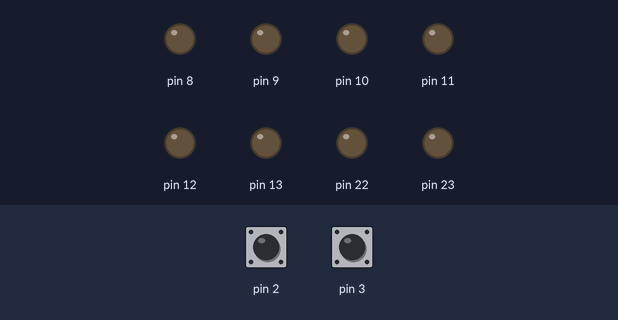
A sketch run on a simulated Arduino Uno, built with avr-gcc and run on an emulated ATmega328P. On the bench: output pins drawn as LEDs (lit = HIGH). The test bench sets the inputs (shaded band); at power-on: pin 2 HIGH, pin 3 HIGH.

Above: at 1.2 s.
1.3 s: pin 2 pulled LOW for 0.15 s
At 2.0 s:
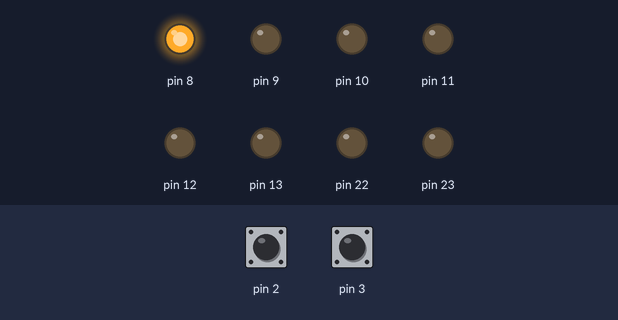
2.9 s: pin 2 pulled LOW for 1 s
At 3.3 s:
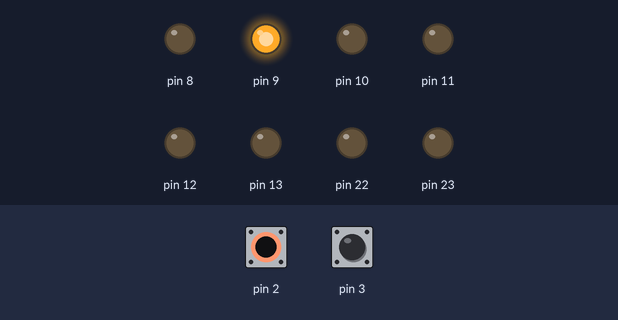
5.4 s: pin 2 pulled LOW for 0.15 s
At 6.4 s:
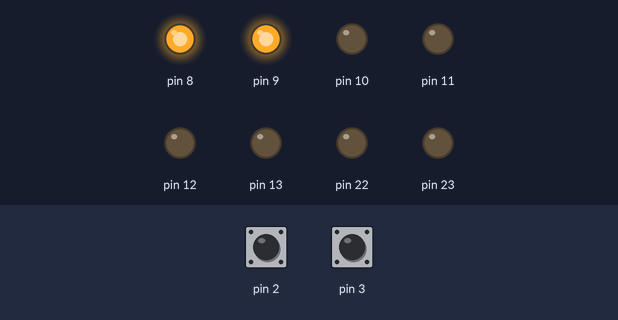
7.0 s: pin 2 pulled LOW for 3.2 s
At 7.6 s:
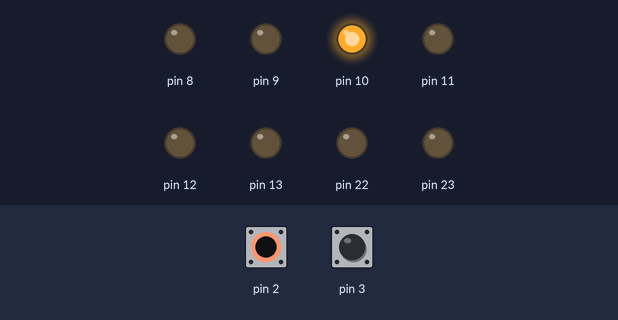
11.7 s: pin 2 pulled LOW for 0.15 s
At 12.4 s:
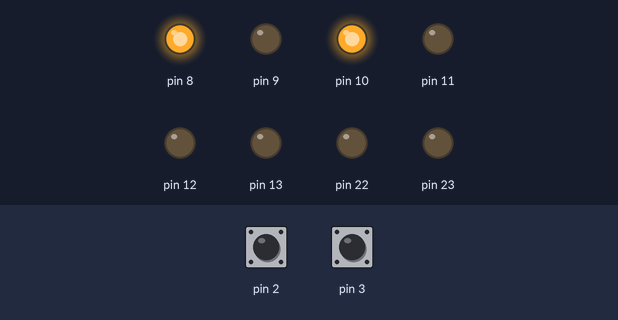
13.3 s: pin 2 pulled LOW for 1 s
At 13.6 s:
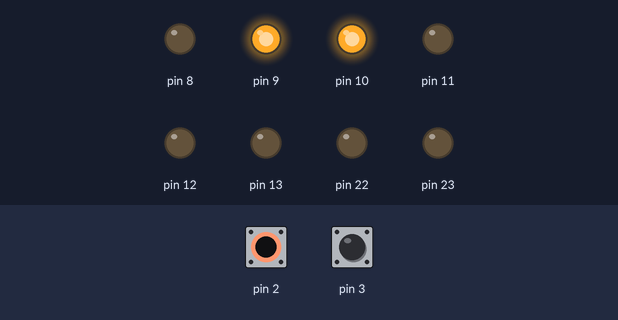
Timing chart, 0 to 16.3 s (numbered marks = the images above; inputs shaded):
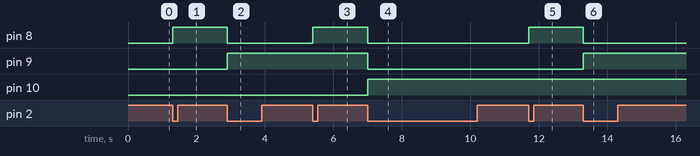

Measured:
- after the input at 1.3 s, pin 8: LOW → HIGH at once
- after the input at 2.9 s, pin 8: HIGH → LOW at once; pin 9: LOW → HIGH at once
- after the input at 5.4 s, pin 8: LOW → HIGH at once
- after the input at 7.0 s, pin 8, pin 9: HIGH → LOW at once; pin 10: LOW → HIGH at once
- after the input at 11.7 s, pin 8: LOW → HIGH at once
- after the input at 13.3 s, pin 8: HIGH → LOW at once; pin 9: LOW → HIGH at once

The sketch:

Ejercicio_10.ino
```cpp
// Ejemplo 2: Contador de eventos
// El puerto B se incrementará cada vez que se presiona el botón 1 y tendrá un decremento al presionar al botón 2.
// Deberá contar de 0 a 9, pasando de 9 a 0 (UP) ó de 0 a 9 (DOWN)

uint8_t contador = 0;

ISR(INT0_vect) {
	contador = (contador < 9) ? contador + 1 : 0;
	PORTB = contador;
}

ISR(INT1_vect) {
	contador = (contador > 0) ? contador - 1 : 9;
	PORTB = contador;
}

void setup() {
	// Configuración I/O
	DDRD = 0x00;	// Entrada
	PORTD = 0x0C;	// Pull-up para el PD2 y PD3
	DDRB = 0xFF;	// Salida

	// Configuración INT0/INT1
	EICRA = 0x0A;	// Configurando INT0 y INT1 para que reaccione a flanco de bajada
	EIMSK = 0x03;	// Habilita INT0 y INT1
}

void loop() {

}
```
